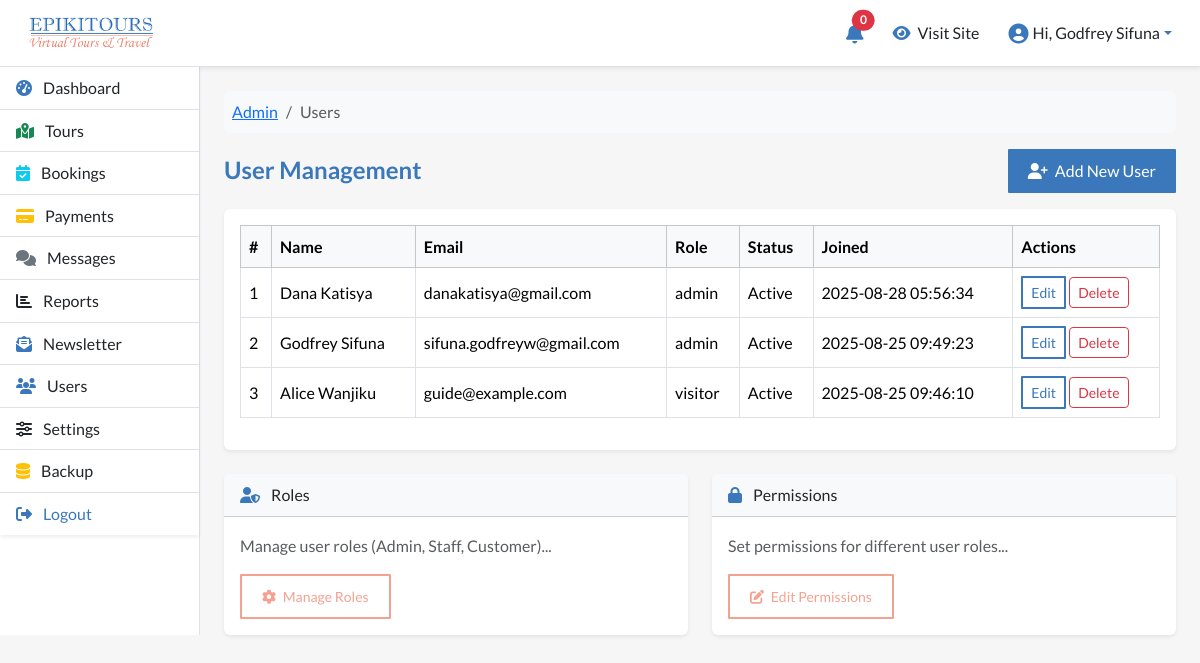
Screenshot of /manage/users/index.php (signed in) with the database file from the repository.
### tables this page shows
CREATE TABLE `epi_users` (
  `id` bigint NOT NULL,
  `first_name` varchar(100) NOT NULL,
  `last_name` varchar(100) NOT NULL,
  `email` varchar(150) NOT NULL,
  `password` varchar(255) NOT NULL,
  `phone` varchar(30) DEFAULT NULL,
  `user_role` enum('admin','guide','visitor') NOT NULL DEFAULT 'visitor',
  `profile_picture` varchar(255) DEFAULT NULL,
  `email_verified` tinyint(1) DEFAULT '0',
  `verification_token` varchar(255) DEFAULT NULL,
  `status` enum('dormant','active') NOT NULL DEFAULT 'active',
  `password_reset_token` varchar(255) DEFAULT NULL,
  `password_reset_expires` datetime DEFAULT NULL,
  `last_login` timestamp NULL DEFAULT NULL,
  `created_at` timestamp NOT NULL DEFAULT CURRENT_TIMESTAMP,
  `updated_at` timestamp NOT NULL DEFAULT CURRENT_TIMESTAMP ON UPDATE CURRENT_TIMESTAMP
);

### manage/users/index.php (the view, shortened to what this page needs)
<?php
require_once __DIR__ . '/../../config/database.php';
$users = $pdo->query("SELECT * FROM epi_users ORDER BY created_at DESC");
?>
<nav aria-label="breadcrumb">
    <ol class="breadcrumb bg-light p-2 rounded mb-3">
        <li class="breadcrumb-item"><a href="<?= BASE_URL ?>dashboard">Admin</a></li>
        <li class="breadcrumb-item active" aria-current="page">Users</li>
    </ol>
</nav>
<div class="d-flex justify-content-between align-items-center mb-3">
    <h4 class="mb-0">User Management</h4>
    <a href="create-account" class="btn btn-primary">
        <i class="fas fa-user-plus me-1"></i> Add New User
    </a>
</div>
<div class="card shadow-sm border-0 mb-4">
    <div class="card-body">
        <div class="table-responsive">
            <table class="table table-bordered align-middle table-hover">
                <thead class="table-light">
                    <tr>
                        <th>#</th>
                        <th>Name</th>
                        <th>Email</th>
                        <th>Role</th>
                        <th>Status</th>
                        <th>Joined</th>
                        <th>Actions</th>
                    </tr>
                </thead>
                <tbody>
                    <?php
                        $i = 1;
                        while ($row = $users->fetch(PDO::FETCH_ASSOC)):
                    ?>
                    <tr>
                        <td><?= $i++ ?></td>
                        <td><?= htmlspecialchars($row['first_name'] . ' ' . $row['last_name']); ?></td>
                        <td><?= htmlspecialchars($row['email']); ?></td>
                        <td><?= htmlspecialchars($row['user_role']); ?></td>
                        <td><?= ucfirst($row['status']); ?></td>
                        <td><?= htmlspecialchars($row['created_at']); ?></td>
                        <td>
                            <a href="edit-user.php?id=<?= $row['id'] ?>" class="btn btn-outline-primary btn-sm px-2 py-1 text-decoration-none">Edit</a>
                            <button type="button"
                                    class="btn btn-outline-danger btn-sm"
                                    data-bs-toggle="modal"
                                    data-bs-target="#deleteModal"
                                    data-user-id="<?= $row['id'] ?>"
                                    data-user-name="<?= htmlspecialchars($row['first_name'] . ' ' . $row['last_name']) ?>">
                                Delete
                            </button>
                        </td>
                    </tr>
                    <?php endwhile; ?>
                </tbody>
            </table>
        </div>
    </div>
</div>
<div class="row g-4">
    <div class="col-md-6">
        <div class="card shadow-sm border-0">
            <div class="card-header bg-light">
                <i class="fas fa-user-shield text-primary me-2"></i> Roles
            </div>
            <div class="card-body">
                <p class="text-muted">Manage user roles (Admin, Staff, Customer)...</p>
                <a href="manage-roles" class="btn btn-outline-secondary btn-sm">
                    <i class="fas fa-cog me-1"></i> Manage Roles
                </a>
            </div>
        </div>
    </div>
    <div class="col-md-6">
        <div class="card shadow-sm border-0">
            <div class="card-header bg-light">
                <i class="fas fa-lock text-danger me-2"></i> Permissions
            </div>
            <div class="card-body">
                <p class="text-muted">Set permissions for different user roles...</p>
                <a href="manage-permissions" class="btn btn-outline-secondary btn-sm">
                    <i class="fas fa-edit me-1"></i> Edit Permissions
                </a>
            </div>
        </div>
    </div>
</div>
<?php
include BASE_PATH . 'layouts/admin-layout.php';
?>

### manage/css/custom.css (style rules this page uses)
:root { --primary-color: #3a78bb; --secondary-color: #f3a292; --tertiary-color: #E0F7FA; --white-color: #ffffff; --black-color: #000000; --pale-grey: #f6f6f6; --dark-grey: #333333; }
body { font-family: 'lato', sans-serif; background-color: var(--pale-grey); color: var(--black-color); margin: 0; padding: 0; line-height: 1.6; }
.text-danger { color: var(--primary-color) !important; }
.btn-primary { background-color: var(--primary-color); color: var(--white-color); border: none; padding: 10px 20px; border-radius: 1px; transition: background-color 0.3s ease; }
.btn-outline-primary { border: 2px solid var(--primary-color); color: var(--primary-color); padding: 10px 20px; border-radius: 1px; transition: all 0.3s ease; }
.btn-outline-secondary { border: 2px solid var(--secondary-color); color: var(--secondary-color); padding: 10px 20px; border-radius: 1px; transition: all 0.3s ease; }
html { scroll-behavior: smooth; }
h4 { font-weight: 600; color: var(--primary-color); }
p { line-height: 1.6; }
.text-primary { color: var(--primary-color) !important; }
.bg-light { transition: box-shadow 0.3s ease-in-out; }
.card { transition: transform 0.4s ease-in-out, box-shadow 0.3s ease-in-out; }
.btn-primary { background-color: var(--primary-color); border-color: var(--primary-color); transition: background-color 0.3s ease-in-out, transform 0.2s ease; }
.btn-outline-primary { color: var(--primary-color); border-color: var(--primary-color); transition: background-color 0.3s ease-in-out, color 0.3s ease; }

### rows the page displays
epi_users: first_name+last_name "Dana Katisya", email "danakatisya@gmail.com", user_role "admin", status "Active", created_at "2025-08-28 05:56:34"
epi_users: first_name+last_name "Godfrey Sifuna", email "sifuna.godfreyw@gmail.com", user_role "admin", status "Active", created_at "2025-08-25 09:49:23"
epi_users: first_name+last_name "Alice Wanjiku", email "guide@example.com", user_role "visitor", status "Active", created_at "2025-08-25 09:46:10"

### other values shown
$unreadCount "0"
$_SESSION['user_name'] "Godfrey Sifuna"
